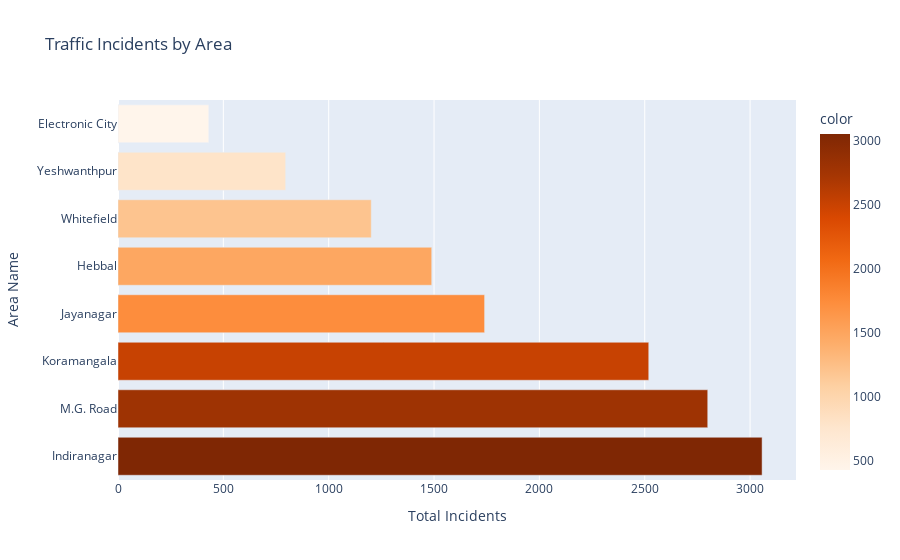

Here is the notebook cell this chart was saved with:
### Code cell
incident_area = df.groupby('Area Name')['Incident Reports'].sum().sort_values(ascending=False)
fig = px.bar(incident_area, x=incident_area.values, y=incident_area.index, orientation='h',
             title="Traffic Incidents by Area", 
             labels={'x':'Total Incidents','y':'Area Name'}, 
             color=incident_area.values, color_continuous_scale='Oranges')
fig.show()

### Figure 1 — Plotly figure (JSON) as saved in the notebook; plotly's stock layout.template omitted (floating-point values rounded to 4 significant figures)
{"data": [{"alignmentgroup": "True", "hovertemplate": "Total Incidents=%{x}<br>Area Name=%{y}<br>color=%{marker.color}<extra></extra>", "legendgroup": "", "marker": {"color": [3057, 2799, 2519, 1740, 1489, 1202, 796, 431], "coloraxis": "coloraxis", "pattern": {"shape": ""}}, "name": "", "offsetgroup": "", "orientation": "h", "showlegend": false, "textposition": "auto", "type": "bar", "x": [3057, 2799, 2519, 1740, 1489, 1202, 796, 431], "xaxis": "x", "y": ["Indiranagar", "M.G. Road", "Koramangala", "Jayanagar", "Hebbal", "Whitefield", "Yeshwanthpur", "Electronic City"], "yaxis": "y"}], "layout": {"barmode": "relative", "coloraxis": {"colorbar": {"title": {"text": "color"}}, "colorscale": [[0, "rgb(255,245,235)"], [0.125, "rgb(254,230,206)"], [0.25, "rgb(253,208,162)"], [0.375, "rgb(253,174,107)"], [0.5, "rgb(253,141,60)"], [0.625, "rgb(241,105,19)"], [0.75, "rgb(217,72,1)"], [0.875, "rgb(166,54,3)"], [1, "rgb(127,39,4)"]]}, "legend": {"tracegroupgap": 0}, "title": {"text": "Traffic Incidents by Area"}, "xaxis": {"anchor": "y", "domain": [0, 1], "title": {"text": "Total Incidents"}}, "yaxis": {"anchor": "x", "domain": [0, 1], "title": {"text": "Area Name"}}}}
